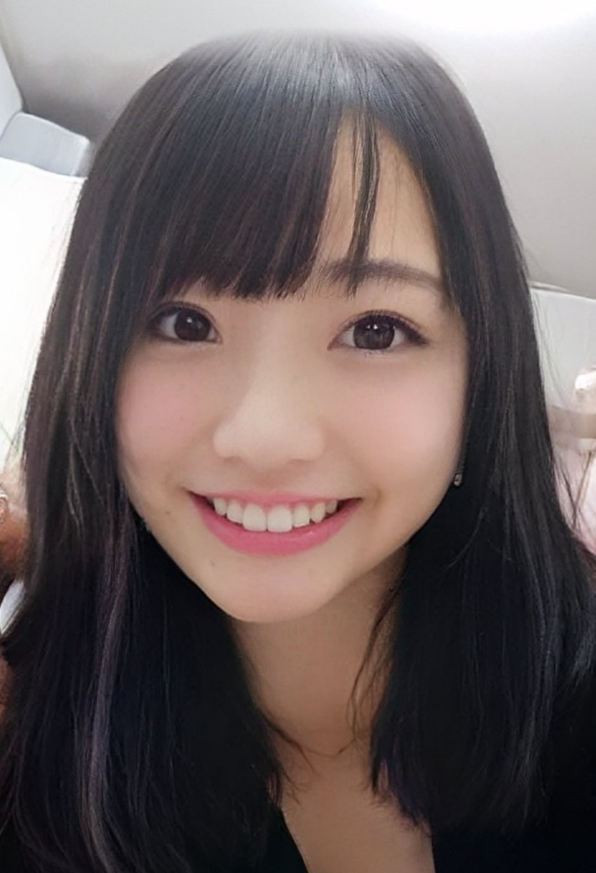
#> input picture image_processing/shining.jpg, 1787 x 2618 px (shown at 1/3 size)
$ jupyter execute cv2_usage.ipynb   (shell and % lines are left out)
#> lines starting #> are read from the running program, lines starting #| are printed output that depends on the picture; after the words box and inside, x2 and y2 are one past the last pixel; in counts of white or black regions, pixels touching at a corner belong together
# Python機械学習クックブック

[cell 1]
import numpy as np
import cv2
from matplotlib import pyplot as plt
cv2.__version__

# jupyter notebookの場合はmatplotlibのインライン表示を有効にする

## 画像の読み込み

[cell 2]
img = cv2.imread("./shining.jpg")
#> img is the input picture: shape (2618, 1787, 3); mean B, G, R 95.8, 96.7, 108.7

# GBRの順番になっているので、matplotlibで表示するためにはRGBの順番にする必要がある
plt.imshow(cv2.cvtColor(img, cv2.COLOR_BGR2RGB))
plt.show()

[cell 3]
# グレースケールで読み込む
gray_img = cv2.imread("./shining.jpg", cv2.IMREAD_GRAYSCALE)
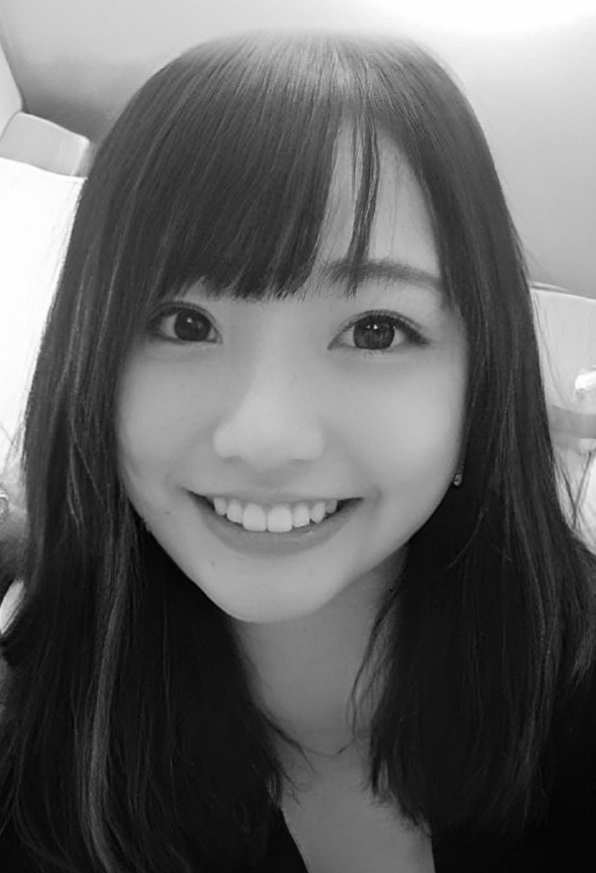
#> gray_img: shape (2618, 1787) (shown at 1/3 size); min 0, max 255, mean 100.2

plt.imshow(gray_img, cmap="gray"), plt.axis("off")
plt.show()

# 画像はnumpyのndarrayに変換されている
type(gray_img)

## 画像の保存

[cell 4]
img = cv2.imread("./shining.jpg")

# 画像の保存
cv2.imwrite("./shining_save.jpg", img)
#> Out = True

## 画像サイズの変更

[cell 5]
img = cv2.imread("./shining.jpg")

img_50_50 = cv2.resize(img, (50, 50))

# 画像の表示
plt.imshow(cv2.cvtColor(img_50_50, cv2.COLOR_BGR2RGB))
plt.show()

## 画像のクロップ

[cell 6]
img = cv2.imread("./shining.jpg")

# 配列のスライスを使って画像の一部を切り出す
img_croped = img[:, 100:800]
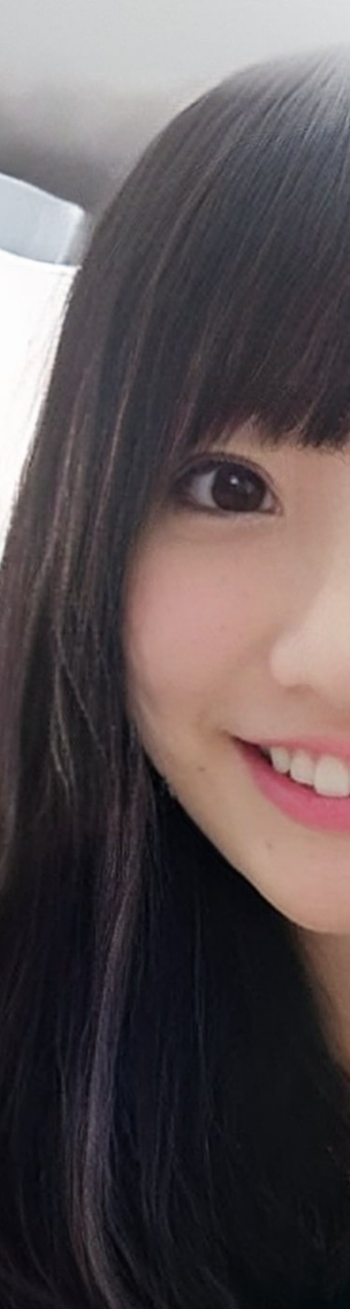
#> img_croped: shape (2618, 700, 3) (shown at 1/2 size); mean B, G, R 83.2, 81.5, 91

# 画像の表示
plt.imshow(cv2.cvtColor(img_croped, cv2.COLOR_BGR2RGB))
plt.show()

## 画像をぼかす

[cell 7]
img = cv2.imread("./shining.jpg")

# 100x100のカーネル(ピクセルの平均化)でぼかす
img_blur = cv2.blur(img, (100, 100))

# 画像の表示
plt.imshow(cv2.cvtColor(img_blur, cv2.COLOR_BGR2RGB))
plt.show()

## 画像をくっきりさせる

[cell 8]
img = cv2.imread("./shining.jpg")

# ピクセルを際立たせるカーネルでくっきりさせる
kernel = np.array([[0, -1, 0], [-1, 5, -1], [0, -1, 0]])
img_sharp = cv2.filter2D(img, -1, kernel)

# 画像の表示
plt.imshow(cv2.cvtColor(img_sharp, cv2.COLOR_BGR2RGB))
plt.show()

## コントラストの強調

[cell 9]
img_bgr = cv2.imread("./shining.jpg")

# YUVに変換
img_yuv = cv2.cvtColor(img_bgr, cv2.COLOR_BGR2YUV)
#> img_yuv: shape (2618, 1787, 3); mean of channels 0, 1, 2 100.2, 125.8, 135.5

# 画像を強調(ヒストグラム均等化)
img_yuv[:, :, 0] = cv2.equalizeHist(img_yuv[:, :, 0])
#> img_yuv: shape (2618, 1787, 3); mean of channels 0, 1, 2 128.4, 125.8, 135.5

# RGBに変換
img_rgb = cv2.cvtColor(img_yuv, cv2.COLOR_YUV2RGB)
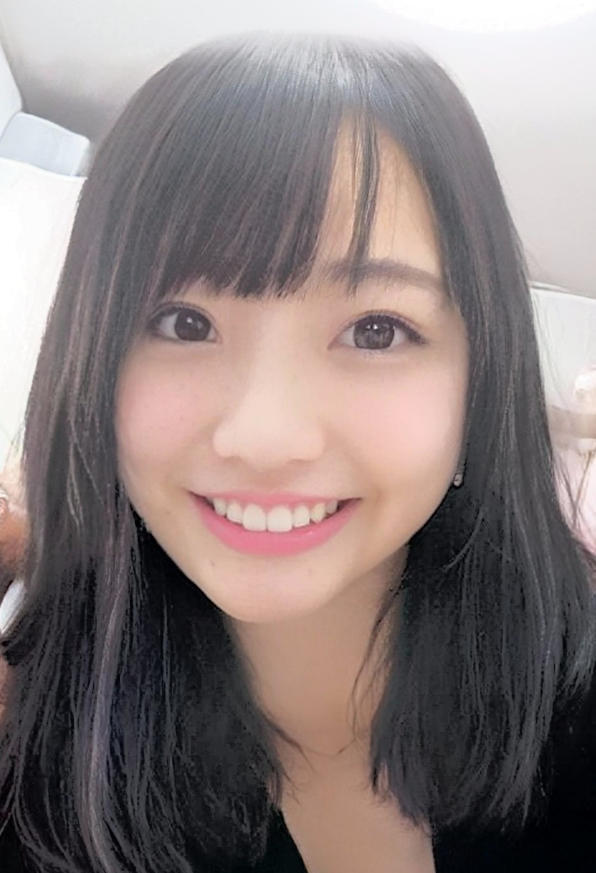
#> img_rgb: shape (2618, 1787, 3) (shown at 1/3 size); mean R, G, B 137, 124.9, 124

# 画像の表示
plt.imshow(img_rgb)
plt.show()

## 色の分離

[cell 10]
img_bgr = cv2.imread("./shining.jpg")

# HSVに変換
img_hsv = cv2.cvtColor(img_bgr, cv2.COLOR_BGR2HSV)
#> img_hsv: shape (2618, 1787, 3); mean H, S, V 84.4, 52, 111.2

# HSV空間で「白」の範囲を定義
lower_white = np.array([0, 0, 180])
upper_white = np.array([180, 30, 255])

# 白以外の部分を黒にするマスクを作成
img_mask = cv2.inRange(img_hsv, lower_white, upper_white)
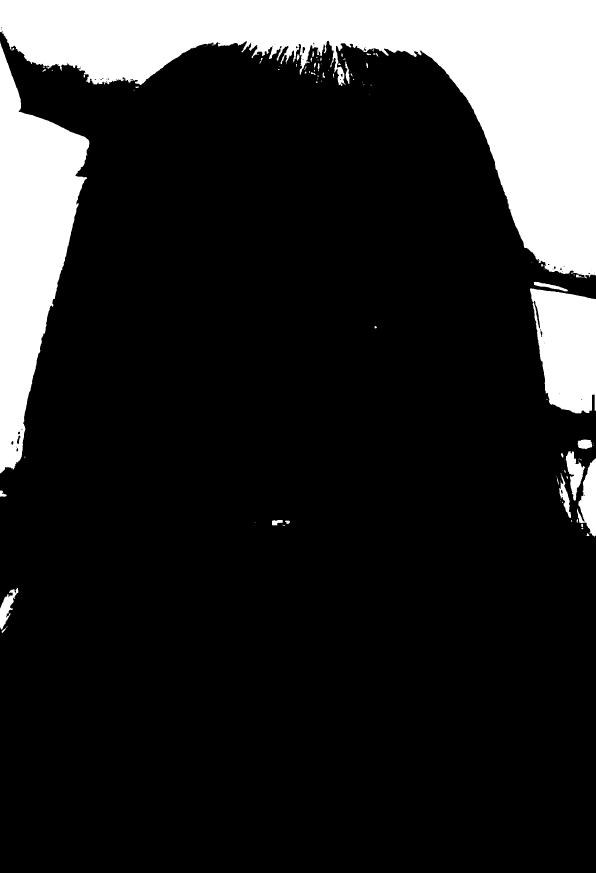
#> img_mask: shape (2618, 1787) (shown at 1/3 size); 16.3% white; 109 white regions (63 under 20 px), largest, box (x1, y1, x2, y2) and area: (0, 0, 1787, 832) 509051, (0, 125, 268, 1421) 177297, (1590, 865, 1787, 1240) 57386

# 画像にマスクを適用
img_bgr_masked = cv2.bitwise_and(img_bgr, img_bgr, mask=img_mask)

# 画像の表示
plt.imshow(cv2.cvtColor(img_bgr_masked, cv2.COLOR_BGR2RGB))
plt.show()

## 画像の2値化

[cell 11]
# 単純な2値化
# 画像をグレースケールで読み込み
img_gray = cv2.imread("./shining.jpg", cv2.IMREAD_GRAYSCALE)

# 画像を2値化(閾値127で分割)
img_binary = cv2.threshold(img_gray, 127, 255, cv2.THRESH_BINARY)[1]
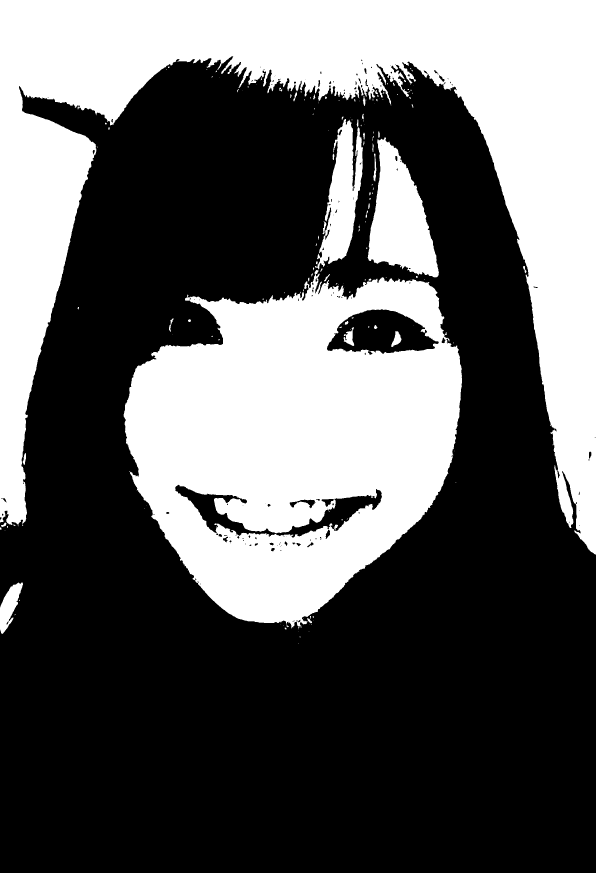
#> img_binary: shape (2618, 1787) (shown at 1/3 size); 37.2% white; 184 white regions (124 under 20 px), largest, box (x1, y1, x2, y2) and area: (0, 0, 1787, 1664) 937362, (371, 808, 1386, 1885) 708459, (1103, 412, 1317, 832) 51316

# 画像の表示
plt.imshow(img_binary, cmap="gray"), plt.axis("off")
plt.show()

[cell 12]
# 適応的閾値処理
# 画像をグレースケールで読み込み
img_gray = cv2.imread("./shining.jpg", cv2.IMREAD_GRAYSCALE)

# 適応的閾値処理を行う
max_output_value = 255  # 出力するピクセルの最大値
neighborhood_size = 11  # 閾値計算に使用するピクセルの数(奇数を指定する)
subtract_from_mean = 2  # 計算された閾値から引く値

# 適応的閾値処理を行う
img_adapt = cv2.adaptiveThreshold(
    img_gray,
    max_output_value,
    cv2.ADAPTIVE_THRESH_GAUSSIAN_C,  # ピクセルごとに閾値を計算
    cv2.THRESH_BINARY,  # 二値化処理
    neighborhood_size,
    subtract_from_mean,
)
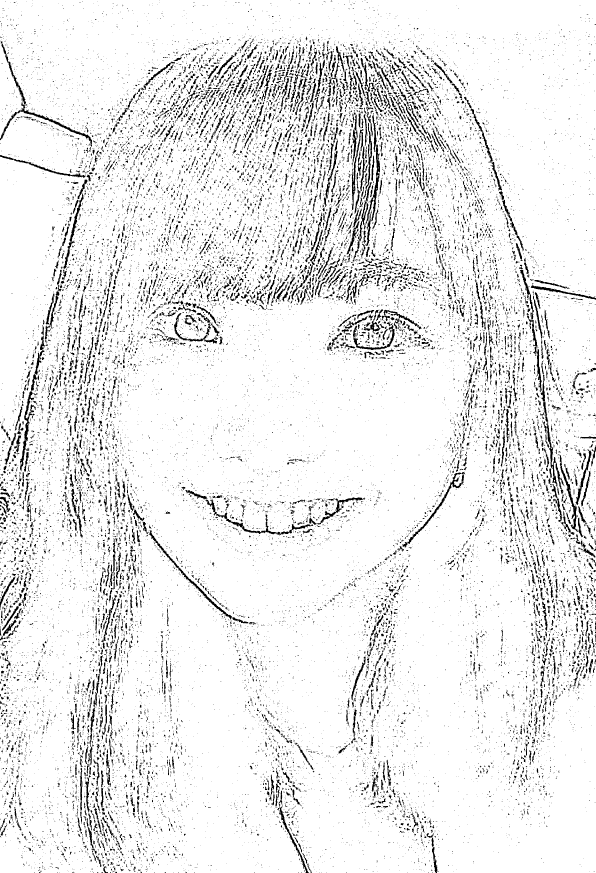
#> img_adapt: shape (2618, 1787) (shown at 1/3 size); 92% white; 28619 black regions (24971 under 20 px), largest, box (x1, y1, x2, y2) and area: (1621, 1096, 1690, 1481) 2829, (60, 1059, 124, 1414) 2817, (1081, 433, 1140, 776) 2645

# 画像の表示
plt.imshow(img_adapt, cmap="gray"), plt.axis("off")
plt.show()

## エッジの検出

[cell 13]
img_gray = cv2.imread("./shining.jpg", cv2.IMREAD_GRAYSCALE)

# 輝度の中央値を計算
median_intensity = np.median(img_gray)
#> median_intensity = 83

# 中央値の0.67倍と1.33倍の輝度に振り分ける
lower_threshold = int(max(0, (1.0 - 0.33) * median_intensity))
#> lower_threshold = 55
upper_threshold = int(min(255, (1.0 + 0.33) * median_intensity))
#> upper_threshold = 110

# Cannyアルゴリズムを適用
img_canny = cv2.Canny(img_gray, lower_threshold, upper_threshold)
#> img_canny: shape (2618, 1787); 0.38% white in thin lines or dots

# 画像の表示
plt.imshow(img_canny, cmap="gray"), plt.axis("off")
plt.show()

## コーナーの検出

[cell 14]
img_bgr = cv2.imread("./shining.jpg")
img_gray = cv2.cvtColor(img_bgr, cv2.COLOR_BGR2GRAY)
img_gray = np.float32(img_gray)

# コーナー検出のパラメータを設定
block_size = 2
aperture = 29
free_parameter = 0.04

# コーナー検出を行う
corners = cv2.cornerHarris(img_gray, block_size, aperture, free_parameter)
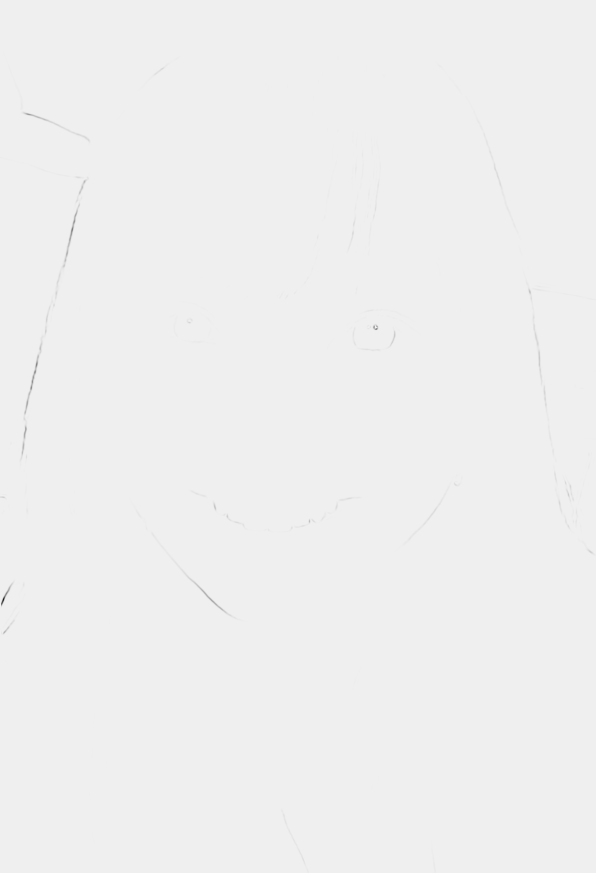
#> corners: shape (2618, 1787) float32 (shown at 1/3 size); min -2.98e+36, max 1.9e+35, mean -inf; drawn with min black and max white

# コーナー部分を強調する
detector_corners = cv2.dilate(corners, None)

# 検出したコーナーがしきい値以上の値を持つピクセルを緑で塗る
threshold = 0.00001
img_bgr[detector_corners > threshold * detector_corners.max()] = [
    0,
    255,
    0,
]
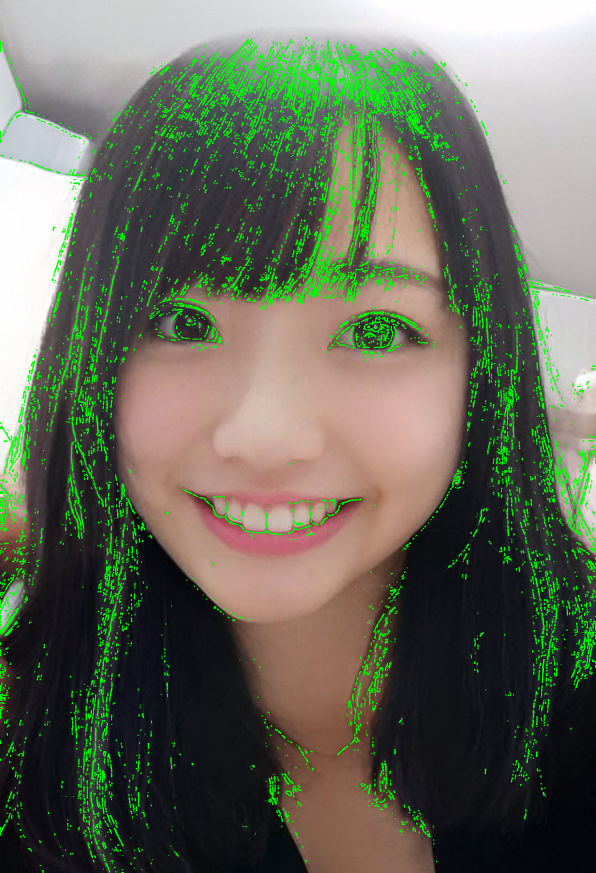
#> img_bgr: shape (2618, 1787, 3) (shown at 1/3 size); mean B, G, R 90.6, 106.8, 103

# BGRからRGBに変換して画像を表示
img_rgb = cv2.cvtColor(img_bgr, cv2.COLOR_BGR2RGB)
plt.imshow(img_rgb), plt.axis("off")
plt.show()

## 色ヒストグラムを確認

[cell 15]
img_bgr = cv2.imread("./shining.jpg")

# RGBに変換
img_rgb = cv2.cvtColor(img_bgr, cv2.COLOR_BGR2RGB)

# 特徴量を格納するリストを作成
features = []

# それぞれの色のチャンネルを定義
colors = ("r", "g", "b")

# それぞれのチャンネルについてヒストグラムを計算
for i, channel in enumerate(colors):
    histogram = cv2.calcHist(
        [img_rgb],  # 画像
        [i],  # チャンネルインデックス
        None,  # マスクは使用しない
        [256],  # ヒストグラムの大きさ
        [0, 256],  # 範囲
    )
    features.extend(histogram)

    plt.plot(histogram, color=channel)
#> after the loop, features = 768 items, first 6: [58], [549], [3347], [12264], [18462], [20780]
plt.xlim([0, 256])
plt.show()
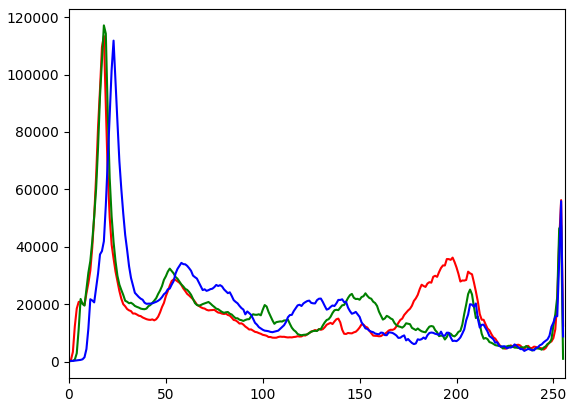
#> figure drawn by matplotlib, 1 panel; curve peaks at x = 18, y = 113418; curve peaks at x = 18, y = 117129; curve peaks at x = 23, y = 111821
